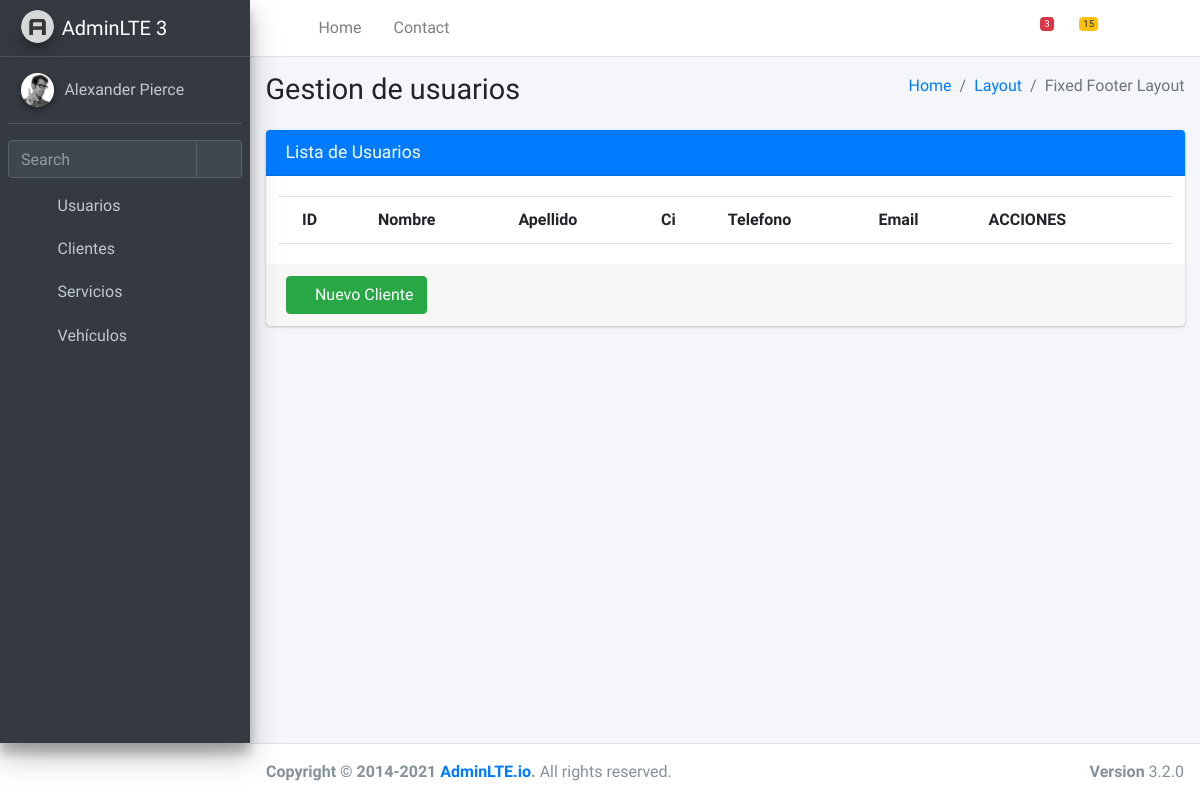
The app's page /listaClientes/, older data.
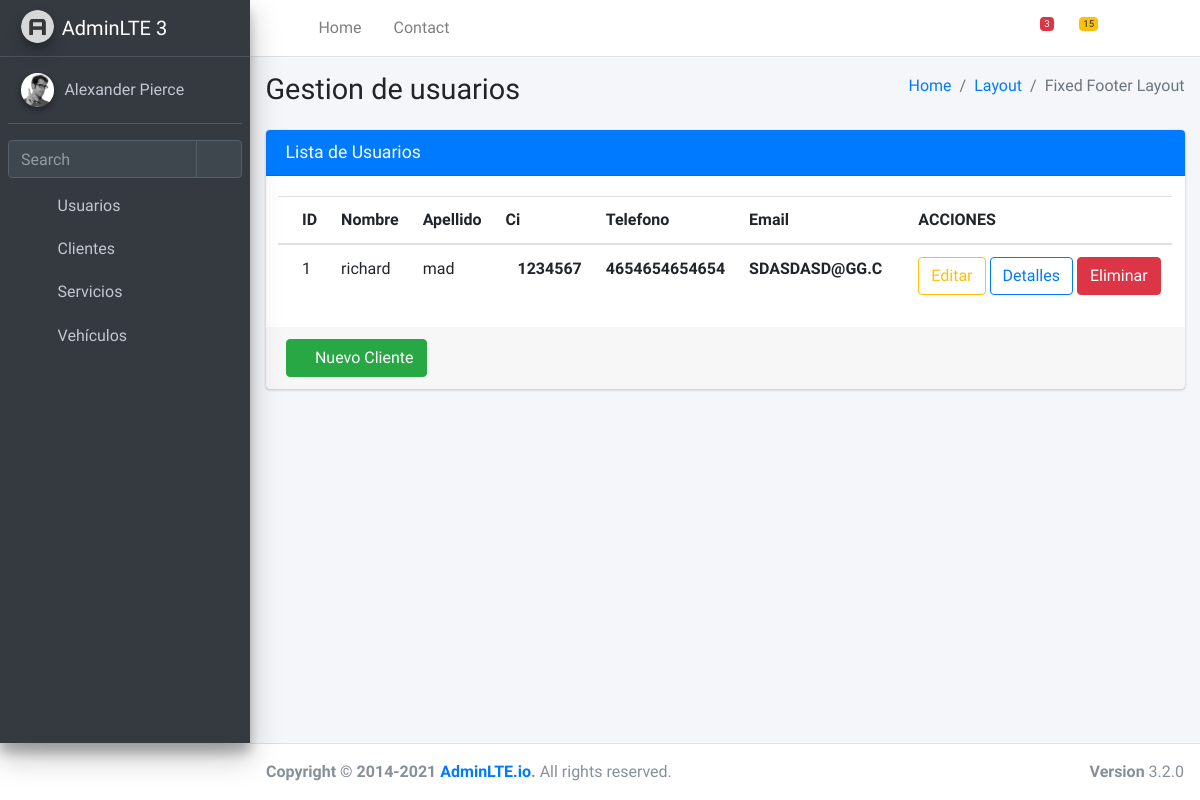
The same page, newer data.
### Aplicaciones/Gestion/models.py (models this page shows)
class Cliente(models.Model):
    id_cli = models.AutoField(primary_key=True)
    nombre_cli = models.CharField(max_length=255)
    apellido_cli = models.CharField(max_length=255)
    ci_cli = models.CharField(max_length=10,unique=True)
    telefono_cli = models.CharField(max_length=20)
    email_cli = models.EmailField(unique=True)
    dir_id = models.ForeignKey(Direccion, on_delete=models.CASCADE)

### Aplicaciones/Gestion/views.py (the view)
# urls.py: path('listaClientes/',views.listaClientes,name="listaClientes"),
def listaClientes(request):
    clientes = Cliente.objects.all()
    return render(request,'listaClientes.html',{'clientes':clientes})

### Aplicaciones/Gestion/templates/listaClientes.html (shortened to what this page needs)
{% extends "./index.html" %} {% load static %} {% block body %}
<section class="content">
  <div class="container-fluid">
    <div class="row">
      <div class="col-12">
        <div class="card card-primary">
          <div class="card-header">
            <h3 class="card-title">Lista de Usuarios</h3>
          </div>
          <div class="card-body">
            <div class="row">
              <div class="card-body table-responsive p-0">
                <table
                  id="tbl_equipos"
                  class="table table-head-fixed text-nowrap"
                >
                  <thead>
                    <tr>
                      <th>ID</th>
                      <th>Nombre</th>
                      <th>Apellido</th>
                      <th>Ci</th>
                      <th>Telefono</th>
                      <th>Email</th>
                      <th>ACCIONES</th>
                    </tr>
                  </thead>
                  <tbody>
                    {% for cliente in clientes %}
                    <tr class="align-middle">
                      <td>{{cliente.id_cli}}</td>
                      <td>{{cliente.nombre_cli}}</td>
                      <td>{{cliente.apellido_cli}}</td>
                      <th>{{cliente.ci_cli}}</th>
                      <th>{{cliente.telefono_cli}}</th>
                      <th>{{cliente.email_cli}}</th>
                      <td>
                        <a
                          href="/obtenerCliente/{{cliente.id_cli}}/"
                          class="btn btn-outline-warning"
                          >Editar</a
                        >
                        <a
                          href="/detallesCliente/{{cliente.id_cli}}/"
                          class="btn btn-outline-primary"
                          >Detalles</a
                        >
                        <a
                          href="#"
                          onclick="eliminar('/eliminarCliente/{{ cliente.id_cli}}')"
                          class="btn btn-danger"
                          >Eliminar</a
                        >
                      </td>
                    </tr>
                    {% endfor %}
                  </tbody>
                </table>
              </div>
            </div>
          </div>
          <div class="card-footer">
            <a href="{% url 'guardarCliente' %}" class="btn btn-success"
              ><i class="fa fa-plus nav-icon"></i> Nuevo Cliente</a
            >
          </div>
        </div>
      </div>
    </div>
  </div>
</section>
{% endblock %}

### Aplicaciones/Gestion/templates/index.html (shortened to what this page needs)
{% load static %}
<!DOCTYPE html>
<html lang="en">
  <head>
    <link
      rel="stylesheet"
      href="{% static 'lib/adminlte/plugins/fontawesome-free/css/all.min.css' %}"
    />
    <link
      rel="stylesheet"
      href="{% static 'lib/adminlte/dist/css/adminlte.min.css' %}"
    />
    <link
      rel="stylesheet"
      href="{% static 'lib/adminlte/plugins/datatables-bs4/css/dataTables.bootstrap4.min.css' %}"
    />
    <link
      rel="stylesheet"
      href="{% static 'lib/adminlte/plugins/datatables-responsive/css/responsive.bootstrap4.min.css' %}"
    />
    <link
      rel="stylesheet"
      href="{% static 'lib/adminlte/plugins/datatables-buttons/css/buttons.bootstrap4.min.css' %}"
    />
    <link
      rel="stylesheet"
      href="{%  static 'lib/adminlte/plugins/select2/css/select2.min.css' %}"
    />
    <link
      rel="stylesheet"
      href="{%  static 'lib/adminlte/plugins/select2-bootstrap4-theme/select2-bootstrap4.min.css' %}"
    />
    <link
      rel="stylesheet"
      href="https://cdnjs.cloudflare.com/ajax/libs/izitoast/1.4.0/css/iziToast.css"
    />
    <link
      rel="stylesheet"
      href="{% static 'lib/adminlte/plugins/fontawesome-free/css/all.min.css' %}"
    />
    <link
      rel="stylesheet"
      href="{% static 'lib/adminlte/css/adminlte.min.css' %}"
    />
  </head>
  <body class="hold-transition sidebar-mini layout-footer-fixed">
    <div class="wrapper">
      <nav class="main-header navbar navbar-expand navbar-white navbar-light">
        <ul class="navbar-nav">
          <li class="nav-item">
            <a class="nav-link" data-widget="pushmenu" href="#" role="button"
              ><i class="fas fa-bars"></i
            ></a>
          </li>
          <li class="nav-item d-none d-sm-inline-block">
            <a href="../../index3.html" class="nav-link">Home</a>
          </li>
          <li class="nav-item d-none d-sm-inline-block">
            <a href="#" class="nav-link">Contact</a>
          </li>
        </ul>
        <ul class="navbar-nav ml-auto">
          <li class="nav-item">
            <a
              class="nav-link"
              data-widget="navbar-search"
              href="#"
              role="button"
            >
              <i class="fas fa-search"></i>
            </a>
          </li>
          <li class="nav-item dropdown">
            <a class="nav-link" data-toggle="dropdown" href="#">
              <i class="far fa-comments"></i>
              <span class="badge badge-danger navbar-badge">3</span>
            </a>
          </li>
          <li class="nav-item dropdown">
            <a class="nav-link" data-toggle="dropdown" href="#">
              <span class="badge badge-warning navbar-badge">15</span>
            </a>
          </li>
          <li class="nav-item">
            <a class="nav-link" data-widget="fullscreen" href="#" role="button">
              <i class="fas fa-expand-arrows-alt"></i>
            </a>
          </li>
          <li class="nav-item">
            <a
              class="nav-link"
              data-widget="control-sidebar"
              data-slide="true"
              href="#"
              role="button"
            >
              <i class="fas fa-th-large"></i>
            </a>
          </li>
        </ul>
      </nav>
      <aside class="main-sidebar sidebar-dark-primary elevation-4">
        <a href="../../index3.html" class="brand-link">
          <img
            src="../../dist/img/AdminLTELogo.png"
            alt="AdminLTE Logo"
            class="brand-image img-circle elevation-3"
            style="opacity: 0.8"
          />
          <span class="brand-text font-weight-light">AdminLTE 3</span>
        </a>
        <div class="sidebar">
          <div class="user-panel mt-3 pb-3 mb-3 d-flex">
            <div class="image">
              <img
                src="../../dist/img/user2-160x160.jpg"
                class="img-circle elevation-2"
                alt="User Image"
              />
            </div>
            <div class="info">
              <a href="#" class="d-block">Alexander Pierce</a>
            </div>
          </div>
          <div class="form-inline">
            <div class="input-group" data-widget="sidebar-search">
              <input
                class="form-control form-control-sidebar"
                type="search"
                placeholder="Search"
                aria-label="Search"
              />
              <div class="input-group-append">
                <button class="btn btn-sidebar">
                  <i class="fas fa-search fa-fw"></i>
                </button>
              </div>
            </div>
          </div>
          <nav class="mt-2">
            <ul
              class="nav nav-pills nav-sidebar flex-column"
              data-widget="treeview"
              role="menu"
              data-accordion="false"
            >
              <li class="nav-item">
                <a href="" class="nav-link">
                  <i class="nav-icon fas fa-tachometer-alt"></i>
                  <p>
                    Usuarios
                    <i class="right fas fa-angle-left"></i>
                  </p>
                </a>
              </li>
              <li class="nav-item">
                <a href="" class="nav-link">
                  <i class="nav-icon fas fa-tachometer-alt"></i>
                  <p>
                    Clientes
                    <i class="right fas fa-angle-left"></i>
                  </p>
                </a>
              </li>
              <li class="nav-item">
                <a href="" class="nav-link">
                  <i class="nav-icon fas fa-tachometer-alt"></i>
                  <p>
                    Servicios
                    <i class="right fas fa-angle-left"></i>
                  </p>
                </a>
              </li>
              <li class="nav-item">
                <a href="" class="nav-link">
                  <i class="nav-icon fas fa-tachometer-alt"></i>
                  <p>
                    Vehículos
                    <i class="right fas fa-angle-left"></i>
                  </p>
                </a>
              </li>
            </ul>
          </nav>
        </div>
      </aside>
      <div class="content-wrapper">
        <section class="content-header">
          <div class="container-fluid">
            <div class="row mb-2">
              <div class="col-sm-6">
                <h1>Gestion de usuarios</h1>
              </div>
              <div class="col-sm-6">
                <ol class="breadcrumb float-sm-right">
                  <li class="breadcrumb-item"><a href="#">Home</a></li>
                  <li class="breadcrumb-item"><a href="#">Layout</a></li>
                  <li class="breadcrumb-item active">Fixed Footer Layout</li>
                </ol>
              </div>
            </div>
          </div>
        </section>
        {% block body %} {% endblock %}
      </div>
      <footer class="main-footer">
        <div class="float-right d-none d-sm-block"><b>Version</b> 3.2.0</div>
        <strong
          >Copyright &copy; 2014-2021
          <a href="https://adminlte.io">AdminLTE.io</a>.</strong
        >
        All rights reserved.
      </footer>
    </div>
  </body>
</html>

Row changes from the older to the newer data that the page shows:
added Cliente: id_cli "1", nombre_cli "richard", apellido_cli "mad", ci_cli "1234567", telefono_cli "4654654654654", email_cli "SDASDASD@GG.C"
